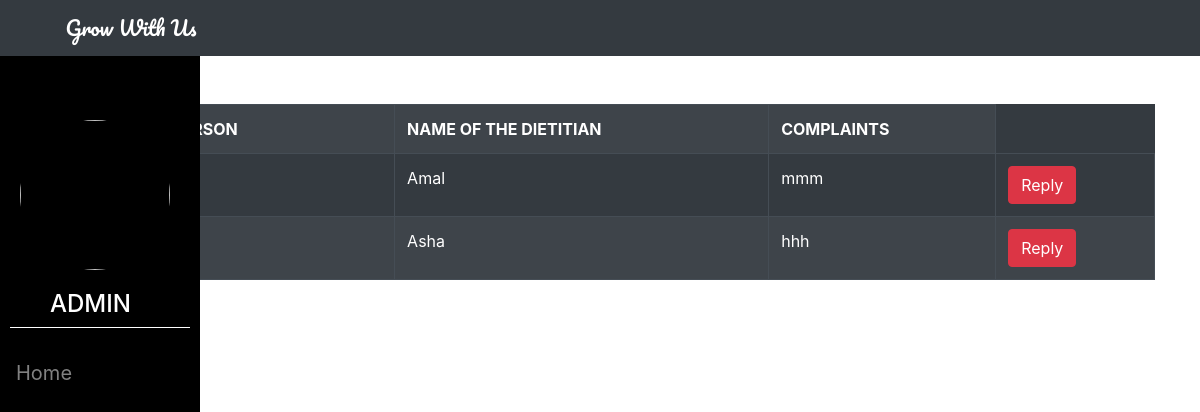
Screenshot of /admin_complaints_views with the database file from the repository.
### app/models.py (models this page shows)
class user_complaint(models.Model):
    user=models.ForeignKey(users_reg,on_delete=models.CASCADE)
    name=models.CharField(max_length=30,null=True)
    diet_name=models.CharField(max_length=30,null=True)
    admin_reply=models.CharField(max_length=500,default='waiting for admin reply')
    issues=models.CharField(max_length=30,null=True)

### app/views.py (the view)
# urls.py: path('admin_complaints_views',views.admin_complaints_view),
def admin_complaints_view(request):
    complaints_view=user_complaint.objects.all()
    di={'view':complaints_view}
    return render(request,'admin_complaint_view&reply.html',di)

### app/templates/admin_complaint_view&reply.html (shortened to what this page needs)
{% load static %}
{% get_static_prefix as d %}
<!doctype html>
<html lang="en">
  <head>
    <link rel="stylesheet" href="https://stackpath.bootstrapcdn.com/bootstrap/4.3.1/css/bootstrap.min.css">
  </head>
  <body>
    <div class="sidebar">
        <div class="imgs">
          <img src="{{d}}img/user_logo.jpg" alt="" width="150px">
        </div>
        <h4 style="color: white; padding:0px 50px;">ADMIN</h4>
      <div class="but"></div> <br>
      <a href="admin_applys">Home</a>
      </div>
      <nav class="navbar navbar-expand-sm bg-dark">
        <div class="navbar-brand">Grow With Us</div>
      </nav>
    <div class="container">
        <table class="table table-bordered table-dark table-hover table-striped mt-5">
            <tr>
                <th>NAME OF THE PERSON</th>
                <th>NAME OF THE DIETITIAN</th>
                <th>COMPLAINTS</th>
            </tr>
            {% for i in view  %}
            <tr>
                <td>{{i.name}}</td>
                <td>{{i.diet_name}}</td>
                <td>{{i.issues}}</td>
                <td><a href="{% url 'complaints_replys' i.id %}" class="btn btn-danger">Reply</a></td>
            </tr>
            {% endfor %}
            </table>
    </div>
  </body>
</html>

### app/templates/admin_complaint_view&reply.html (style rules this page uses)
body { background: url(https://images.pexels.com/photos/162583/work-workplace-office-computer-162583.jpeg?auto=compress&cs=tinysrgb&w=1260&h=750&dpr=1); background-size: cover; background-attachment: fixed; }
.imgs img { height: 150px; width: 150px; border-radius: 100px; margin-top: 100px; }
.imgs { padding: 20px; }
.sidebar { margin: 0; padding: 0; width: 200px; background-color: black; position: fixed; height: 100%; overflow: auto; }
.sidebar a { padding: 6px 8px 6px 16px; text-decoration: none; font-size: 20px; color: #818181; display: block; text-transform: capitalize; }
.but { margin-left: 10px; width: 180px; height: 1px; background-color: white; }
.navbar-brand { color: white; font-family: 'Pacifico', cursive; }

### rows the page displays
user_complaint: diet_name "Amal", issues "mmm"
user_complaint: diet_name "Asha", issues "hhh"
